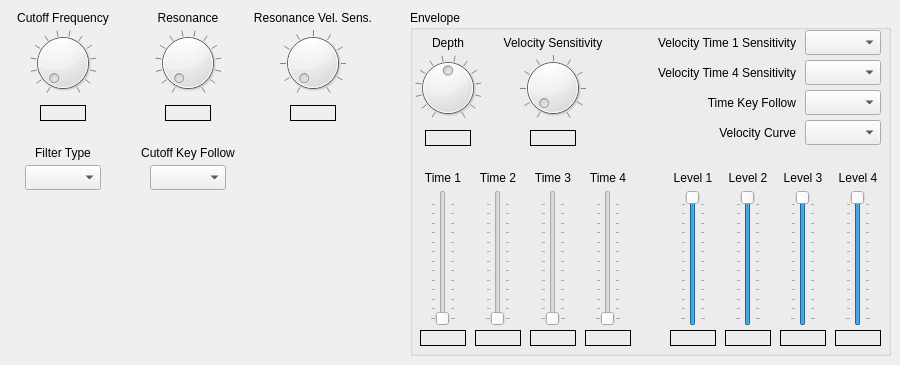
    <widget class="QWidget" name="tab_tvf">
     <attribute name="title">
      <string>TVF</string>
     </attribute>
     <widget class="QGroupBox" name="groupBox_filterenvelope">
      <property name="geometry">
       <rect>
        <x>410</x>
        <y>10</y>
        <width>481</width>
        <height>346</height>
       </rect>
      </property>
      <property name="title">
       <string>Envelope</string>
      </property>
      <widget class="QSlider" name="verticalSlider_fenvtime1">
       <property name="geometry">
        <rect>
         <x>20</x>
         <y>180</y>
         <width>26</width>
         <height>136</height>
        </rect>
       </property>
       <property name="maximum">
        <number>127</number>
       </property>
       <property name="orientation">
        <enum>Qt::Vertical</enum>
       </property>
       <property name="tickPosition">
        <enum>QSlider::TicksBothSides</enum>
       </property>
      </widget>
      <widget class="QSlider" name="verticalSlider_fenvtime2">
       <property name="geometry">
        <rect>
         <x>75</x>
         <y>180</y>
         <width>26</width>
         <height>136</height>
        </rect>
       </property>
       <property name="maximum">
        <number>127</number>
       </property>
       <property name="orientation">
        <enum>Qt::Vertical</enum>
       </property>
       <property name="tickPosition">
        <enum>QSlider::TicksBothSides</enum>
       </property>
      </widget>
      <widget class="QSlider" name="verticalSlider_fenvtime3">
       <property name="geometry">
        <rect>
         <x>130</x>
         <y>180</y>
         <width>26</width>
         <height>136</height>
        </rect>
       </property>
       <property name="maximum">
        <number>127</number>
       </property>
       <property name="orientation">
        <enum>Qt::Vertical</enum>
       </property>
       <property name="tickPosition">
        <enum>QSlider::TicksBothSides</enum>
       </property>
      </widget>
      <widget class="QSlider" name="verticalSlider_fenvtime4">
       <property name="geometry">
        <rect>
         <x>185</x>
         <y>180</y>
         <width>26</width>
         <height>136</height>
        </rect>
       </property>
       <property name="maximum">
        <number>127</number>
       </property>
       <property name="orientation">
        <enum>Qt::Vertical</enum>
       </property>
       <property name="tickPosition">
        <enum>QSlider::TicksBothSides</enum>
       </property>
      </widget>
      <widget class="QSlider" name="verticalSlider_fenvlevel1">
       <property name="geometry">
        <rect>
         <x>270</x>
         <y>180</y>
         <width>26</width>
         <height>136</height>
        </rect>
       </property>
       <property name="maximum">
        <number>127</number>
       </property>
       <property name="value">
        <number>127</number>
       </property>
       <property name="orientation">
        <enum>Qt::Vertical</enum>
       </property>
       <property name="tickPosition">
        <enum>QSlider::TicksBothSides</enum>
       </property>
      </widget>
      <widget class="QSlider" name="verticalSlider_fenvlevel2">
       <property name="geometry">
        <rect>
         <x>325</x>
         <y>180</y>
         <width>26</width>
         <height>136</height>
        </rect>
       </property>
       <property name="maximum">
        <number>127</number>
       </property>
       <property name="value">
        <number>127</number>
       </property>
       <property name="orientation">
        <enum>Qt::Vertical</enum>
       </property>
       <property name="tickPosition">
        <enum>QSlider::TicksBothSides</enum>
       </property>
      </widget>
      <widget class="QSlider" name="verticalSlider_fenvlevel3">
       <property name="geometry">
        <rect>
         <x>380</x>
         <y>180</y>
         <width>26</width>
         <height>136</height>
        </rect>
       </property>
       <property name="maximum">
        <number>127</number>
       </property>
       <property name="value">
        <number>127</number>
       </property>
       <property name="orientation">
        <enum>Qt::Vertical</enum>
       </property>
       <property name="tickPosition">
        <enum>QSlider::TicksBothSides</enum>
       </property>
      </widget>
      <widget class="QSlider" name="verticalSlider_fenvlevel4">
       <property name="geometry">
        <rect>
         <x>435</x>
         <y>180</y>
         <width>26</width>
         <height>136</height>
        </rect>
       </property>
       <property name="maximum">
        <number>127</number>
       </property>
       <property name="value">
        <number>127</number>
       </property>
       <property name="orientation">
        <enum>Qt::Vertical</enum>
       </property>
       <property name="tickPosition">
        <enum>QSlider::TicksBothSides</enum>
       </property>
      </widget>
      <widget class="QLabel" name="label_fenvtime1value">
       <property name="geometry">
        <rect>
         <x>10</x>
         <y>320</y>
         <width>46</width>
         <height>16</height>
        </rect>
       </property>
       <property name="frameShape">
        <enum>QFrame::Box</enum>
       </property>
       <property name="frameShadow">
        <enum>QFrame::Plain</enum>
       </property>
       <property name="lineWidth">
        <number>1</number>
       </property>
       <property name="midLineWidth">
        <number>0</number>
       </property>
       <property name="text">
        <string/>
       </property>
       <property name="alignment">
        <set>Qt::AlignCenter</set>
       </property>
      </widget>
      <widget class="QLabel" name="label_fenvtime2value">
       <property name="geometry">
        <rect>
         <x>65</x>
         <y>320</y>
         <width>46</width>
         <height>16</height>
        </rect>
       </property>
       <property name="frameShape">
        <enum>QFrame::Box</enum>
       </property>
       <property name="frameShadow">
        <enum>QFrame::Plain</enum>
       </property>
       <property name="lineWidth">
        <number>1</number>
       </property>
       <property name="midLineWidth">
        <number>0</number>
       </property>
       <property name="text">
        <string/>
       </property>
       <property name="alignment">
        <set>Qt::AlignCenter</set>
       </property>
      </widget>
      <widget class="QLabel" name="label_fenvtime3value">
       <property name="geometry">
        <rect>
         <x>120</x>
         <y>320</y>
         <width>46</width>
         <height>16</height>
        </rect>
       </property>
       <property name="frameShape">
        <enum>QFrame::Box</enum>
       </property>
       <property name="frameShadow">
        <enum>QFrame::Plain</enum>
       </property>
       <property name="lineWidth">
        <number>1</number>
       </property>
       <property name="midLineWidth">
        <number>0</number>
       </property>
       <property name="text">
        <string/>
       </property>
       <property name="alignment">
        <set>Qt::AlignCenter</set>
       </property>
      </widget>
      <widget class="QLabel" name="label_fenvtime4value">
       <property name="geometry">
        <rect>
         <x>175</x>
         <y>320</y>
         <width>46</width>
         <height>16</height>
        </rect>
       </property>
       <property name="frameShape">
        <enum>QFrame::Box</enum>
       </property>
       <property name="frameShadow">
        <enum>QFrame::Plain</enum>
       </property>
       <property name="lineWidth">
        <number>1</number>
       </property>
       <property name="midLineWidth">
        <number>0</number>
       </property>
       <property name="text">
        <string/>
       </property>
       <property name="alignment">
        <set>Qt::AlignCenter</set>
       </property>
      </widget>
      <widget class="QLabel" name="label_fenvlevel1value">
       <property name="geometry">
        <rect>
         <x>260</x>
         <y>320</y>
         <width>46</width>
         <height>16</height>
        </rect>
       </property>
       <property name="frameShape">
        <enum>QFrame::Box</enum>
       </property>
       <property name="frameShadow">
        <enum>QFrame::Plain</enum>
       </property>
       <property name="lineWidth">
        <number>1</number>
       </property>
       <property name="midLineWidth">
        <number>0</number>
       </property>
       <property name="text">
        <string/>
       </property>
       <property name="alignment">
        <set>Qt::AlignCenter</set>
       </property>
      </widget>
      <widget class="QLabel" name="label_fenvlevel2value">
       <property name="geometry">
        <rect>
         <x>315</x>
         <y>320</y>
         <width>46</width>
         <height>16</height>
        </rect>
       </property>
       <property name="frameShape">
        <enum>QFrame::Box</enum>
       </property>
       <property name="frameShadow">
        <enum>QFrame::Plain</enum>
       </property>
       <property name="lineWidth">
        <number>1</number>
       </property>
       <property name="midLineWidth">
        <number>0</number>
       </property>
       <property name="text">
        <string/>
       </property>
       <property name="alignment">
        <set>Qt::AlignCenter</set>
       </property>
      </widget>
      <widget class="QLabel" name="label_fenvlevel3value">
       <property name="geometry">
        <rect>
         <x>370</x>
         <y>320</y>
         <width>46</width>
         <height>16</height>
        </rect>
       </property>
       <property name="frameShape">
        <enum>QFrame::Box</enum>
       </property>
       <property name="frameShadow">
        <enum>QFrame::Plain</enum>
       </property>
       <property name="lineWidth">
        <number>1</number>
       </property>
       <property name="midLineWidth">
        <number>0</number>
       </property>
       <property name="text">
        <string/>
       </property>
       <property name="alignment">
        <set>Qt::AlignCenter</set>
       </property>
      </widget>
      <widget class="QLabel" name="label_fenvlevel4value">
       <property name="geometry">
        <rect>
         <x>425</x>
         <y>320</y>
         <width>46</width>
         <height>16</height>
        </rect>
       </property>
       <property name="frameShape">
        <enum>QFrame::Box</enum>
       </property>
       <property name="frameShadow">
        <enum>QFrame::Plain</enum>
       </property>
       <property name="lineWidth">
        <number>1</number>
       </property>
       <property name="midLineWidth">
        <number>0</number>
       </property>
       <property name="text">
        <string/>
       </property>
       <property name="alignment">
        <set>Qt::AlignCenter</set>
       </property>
      </widget>
      <widget class="QLabel" name="label_fenvveltime1sens">
       <property name="geometry">
        <rect>
         <x>220</x>
         <y>25</y>
         <width>166</width>
         <height>16</height>
        </rect>
       </property>
       <property name="text">
        <string>Velocity Time 1 Sensitivity</string>
       </property>
       <property name="alignment">
        <set>Qt::AlignRight|Qt::AlignTrailing|Qt::AlignVCenter</set>
       </property>
      </widget>
      <widget class="QLabel" name="label_fenvveltime4sens">
       <property name="geometry">
        <rect>
         <x>220</x>
         <y>55</y>
         <width>166</width>
         <height>16</height>
        </rect>
       </property>
       <property name="text">
        <string>Velocity Time 4 Sensitivity</string>
       </property>
       <property name="alignment">
        <set>Qt::AlignRight|Qt::AlignTrailing|Qt::AlignVCenter</set>
       </property>
      </widget>
      <widget class="QLabel" name="label_fenvtimekeyfollow">
       <property name="geometry">
        <rect>
         <x>265</x>
         <y>85</y>
         <width>121</width>
         <height>16</height>
        </rect>
       </property>
       <property name="text">
        <string>Time Key Follow</string>
       </property>
       <property name="alignment">
        <set>Qt::AlignRight|Qt::AlignTrailing|Qt::AlignVCenter</set>
       </property>
      </widget>
      <widget class="QComboBox" name="comboBox_fenvveltime1sens">
       <property name="geometry">
        <rect>
         <x>395</x>
         <y>20</y>
         <width>76</width>
         <height>25</height>
        </rect>
       </property>
      </widget>
      <widget class="QComboBox" name="comboBox_fenvveltime4sens">
       <property name="geometry">
        <rect>
         <x>395</x>
         <y>50</y>
         <width>76</width>
         <height>25</height>
        </rect>
       </property>
      </widget>
      <widget class="QComboBox" name="comboBox_fenvtimekeyfollow">
       <property name="geometry">
        <rect>
         <x>395</x>
         <y>80</y>
         <width>76</width>
         <height>25</height>
        </rect>
       </property>
      </widget>
      <widget class="QLabel" name="label_fenvvelsensvalue">
       <property name="geometry">
        <rect>
         <x>120</x>
         <y>120</y>
         <width>46</width>
         <height>16</height>
        </rect>
       </property>
       <property name="frameShape">
        <enum>QFrame::Box</enum>
       </property>
       <property name="text">
        <string/>
       </property>
       <property name="alignment">
        <set>Qt::AlignCenter</set>
       </property>
      </widget>
      <widget class="QDial" name="dial_fenvvelsens">
       <property name="geometry">
        <rect>
         <x>110</x>
         <y>45</y>
         <width>66</width>
         <height>66</height>
        </rect>
       </property>
       <property name="notchTarget">
        <double>10.000000000000000</double>
       </property>
       <property name="notchesVisible">
        <bool>true</bool>
       </property>
      </widget>
      <widget class="QLabel" name="label_fenvvelsens">
       <property name="geometry">
        <rect>
         <x>80</x>
         <y>25</y>
         <width>126</width>
         <height>16</height>
        </rect>
       </property>
       <property name="text">
        <string>Velocity Sensitivity</string>
       </property>
       <property name="alignment">
        <set>Qt::AlignCenter</set>
       </property>
      </widget>
      <widget class="QLabel" name="label_fenvdepth">
       <property name="geometry">
        <rect>
         <x>15</x>
         <y>25</y>
         <width>46</width>
         <height>16</height>
        </rect>
       </property>
       <property name="text">
        <string>Depth</string>
       </property>
       <property name="alignment">
        <set>Qt::AlignCenter</set>
       </property>
      </widget>
      <widget class="QDial" name="dial_fenvdepth">
       <property name="geometry">
        <rect>
         <x>5</x>
         <y>45</y>
         <width>66</width>
         <height>66</height>
        </rect>
       </property>
       <property name="minimum">
        <number>-63</number>
       </property>
       <property name="maximum">
        <number>63</number>
       </property>
       <property name="notchTarget">
        <double>10.000000000000000</double>
       </property>
       <property name="notchesVisible">
        <bool>true</bool>
       </property>
      </widget>
      <widget class="QLabel" name="label_fenvdepthvalue">
       <property name="geometry">
        <rect>
         <x>15</x>
         <y>120</y>
         <width>46</width>
         <height>16</height>
        </rect>
       </property>
       <property name="frameShape">
        <enum>QFrame::Box</enum>
       </property>
       <property name="text">
        <string/>
       </property>
       <property name="alignment">
        <set>Qt::AlignCenter</set>
       </property>
      </widget>
      <widget class="QLabel" name="label_fenvvelcurve">
       <property name="geometry">
        <rect>
         <x>295</x>
         <y>115</y>
         <width>91</width>
         <height>16</height>
        </rect>
       </property>
       <property name="text">
        <string>Velocity Curve</string>
       </property>
       <property name="alignment">
        <set>Qt::AlignRight|Qt::AlignTrailing|Qt::AlignVCenter</set>
       </property>
      </widget>
      <widget class="QComboBox" name="comboBox_fenvvelcurve">
       <property name="geometry">
        <rect>
         <x>395</x>
         <y>110</y>
         <width>76</width>
         <height>25</height>
        </rect>
       </property>
      </widget>
      <widget class="QLabel" name="label_fenvtime1">
       <property name="geometry">
        <rect>
         <x>10</x>
         <y>160</y>
         <width>46</width>
         <height>16</height>
        </rect>
       </property>
       <property name="text">
        <string>Time 1</string>
       </property>
       <property name="alignment">
        <set>Qt::AlignCenter</set>
       </property>
      </widget>
      <widget class="QLabel" name="label_fenvtime4">
       <property name="geometry">
        <rect>
         <x>175</x>
         <y>160</y>
         <width>46</width>
         <height>16</height>
        </rect>
       </property>
       <property name="text">
        <string>Time 4</string>
       </property>
       <property name="alignment">
        <set>Qt::AlignCenter</set>
       </property>
      </widget>
      <widget class="QLabel" name="label_fenvtime2">
       <property name="geometry">
        <rect>
         <x>65</x>
         <y>160</y>
         <width>46</width>
         <height>16</height>
        </rect>
       </property>
       <property name="text">
        <string>Time 2</string>
       </property>
       <property name="alignment">
        <set>Qt::AlignCenter</set>
       </property>
      </widget>
      <widget class="QLabel" name="label_fenvtime3">
       <property name="geometry">
        <rect>
         <x>120</x>
         <y>160</y>
         <width>46</width>
         <height>16</height>
        </rect>
       </property>
       <property name="text">
        <string>Time 3</string>
       </property>
       <property name="alignment">
        <set>Qt::AlignCenter</set>
       </property>
      </widget>
      <widget class="QLabel" name="label_fenvlevel2">
       <property name="geometry">
        <rect>
         <x>315</x>
         <y>160</y>
         <width>46</width>
         <height>16</height>
        </rect>
       </property>
       <property name="text">
        <string>Level 2</string>
       </property>
       <property name="alignment">
        <set>Qt::AlignCenter</set>
       </property>
      </widget>
      <widget class="QLabel" name="label_fenvlevel1">
       <property name="geometry">
        <rect>
         <x>260</x>
         <y>160</y>
         <width>46</width>
         <height>16</height>
        </rect>
       </property>
       <property name="text">
        <string>Level 1</string>
       </property>
       <property name="alignment">
        <set>Qt::AlignCenter</set>
       </property>
      </widget>
      <widget class="QLabel" name="label_fenvlevel3">
       <property name="geometry">
        <rect>
         <x>370</x>
         <y>160</y>
         <width>46</width>
         <height>16</height>
        </rect>
       </property>
       <property name="text">
        <string>Level 3</string>
       </property>
       <property name="alignment">
        <set>Qt::AlignCenter</set>
       </property>
      </widget>
      <widget class="QLabel" name="label_fenvlevel4">
       <property name="geometry">
        <rect>
         <x>425</x>
         <y>160</y>
         <width>46</width>
         <height>16</height>
        </rect>
       </property>
       <property name="text">
        <string>Level 4</string>
       </property>
       <property name="alignment">
        <set>Qt::AlignCenter</set>
       </property>
      </widget>
     </widget>
     <widget class="QDial" name="dial_filtercutofffreq">
      <property name="geometry">
       <rect>
        <x>30</x>
        <y>30</y>
        <width>66</width>
        <height>66</height>
       </rect>
      </property>
      <property name="maximum">
       <number>127</number>
      </property>
      <property name="notchTarget">
       <double>10.000000000000000</double>
      </property>
      <property name="notchesVisible">
       <bool>true</bool>
      </property>
     </widget>
     <widget class="QLabel" name="label_filtercutofffreq">
      <property name="geometry">
       <rect>
        <x>5</x>
        <y>10</y>
        <width>116</width>
        <height>16</height>
       </rect>
      </property>
      <property name="text">
       <string>Cutoff Frequency</string>
      </property>
      <property name="alignment">
       <set>Qt::AlignCenter</set>
      </property>
     </widget>
     <widget class="QLabel" name="label_filtercutofffreqvalue">
      <property name="geometry">
       <rect>
        <x>40</x>
        <y>105</y>
        <width>46</width>
        <height>16</height>
       </rect>
      </property>
      <property name="frameShape">
       <enum>QFrame::Box</enum>
      </property>
      <property name="text">
       <string/>
      </property>
      <property name="alignment">
       <set>Qt::AlignCenter</set>
      </property>
     </widget>
     <widget class="QDial" name="dial_filterresonance">
      <property name="geometry">
       <rect>
        <x>155</x>
        <y>30</y>
        <width>66</width>
        <height>66</height>
       </rect>
      </property>
      <property name="maximum">
       <number>127</number>
      </property>
      <property name="notchTarget">
       <double>10.000000000000000</double>
      </property>
      <property name="notchesVisible">
       <bool>true</bool>
      </property>
     </widget>
     <widget class="QLabel" name="label_filterresonance">
      <property name="geometry">
       <rect>
        <x>150</x>
        <y>10</y>
        <width>76</width>
        <height>16</height>
       </rect>
      </property>
      <property name="text">
       <string>Resonance</string>
      </property>
      <property name="alignment">
       <set>Qt::AlignCenter</set>
      </property>
     </widget>
     <widget class="QLabel" name="label_filterresonancevalue">
      <property name="geometry">
       <rect>
        <x>165</x>
        <y>105</y>
        <width>46</width>
        <height>16</height>
       </rect>
      </property>
      <property name="frameShape">
       <enum>QFrame::Box</enum>
      </property>
      <property name="text">
       <string/>
      </property>
      <property name="alignment">
       <set>Qt::AlignCenter</set>
      </property>
     </widget>
     <widget class="QDial" name="dial_filterresonancevelsens">
      <property name="geometry">
       <rect>
        <x>280</x>
        <y>30</y>
        <width>66</width>
        <height>66</height>
       </rect>
      </property>
      <property name="notchTarget">
       <double>10.000000000000000</double>
      </property>
      <property name="notchesVisible">
       <bool>true</bool>
      </property>
     </widget>
     <widget class="QLabel" name="label_filterresonancevelsens">
      <property name="geometry">
       <rect>
        <x>245</x>
        <y>10</y>
        <width>136</width>
        <height>16</height>
       </rect>
      </property>
      <property name="text">
       <string>Resonance Vel. Sens.</string>
      </property>
      <property name="alignment">
       <set>Qt::AlignCenter</set>
      </property>
     </widget>
     <widget class="QLabel" name="label_filterresonancevelsensvalue">
      <property name="geometry">
       <rect>
        <x>290</x>
        <y>105</y>
        <width>46</width>
        <height>16</height>
       </rect>
      </property>
      <property name="frameShape">
       <enum>QFrame::Box</enum>
      </property>
      <property name="text">
       <string/>
      </property>
      <property name="alignment">
       <set>Qt::AlignCenter</set>
      </property>
     </widget>
     <widget class="QLabel" name="label_filtertype">
      <property name="geometry">
       <rect>
        <x>30</x>
        <y>145</y>
        <width>66</width>
        <height>16</height>
       </rect>
      </property>
      <property name="text">
       <string>Filter Type</string>
      </property>
      <property name="alignment">
       <set>Qt::AlignCenter</set>
      </property>
     </widget>
     <widget class="QComboBox" name="comboBox_filtertype">
      <property name="geometry">
       <rect>
        <x>25</x>
        <y>165</y>
        <width>76</width>
        <height>25</height>
       </rect>
      </property>
     </widget>
     <widget class="QLabel" name="label_filtercutoffkeyfollow">
      <property name="geometry">
       <rect>
        <x>130</x>
        <y>145</y>
        <width>116</width>
        <height>16</height>
       </rect>
      </property>
      <property name="text">
       <string>Cutoff Key Follow</string>
      </property>
      <property name="alignment">
       <set>Qt::AlignCenter</set>
      </property>
     </widget>
     <widget class="QComboBox" name="comboBox_filtercutoffkeyfollow">
      <property name="geometry">
       <rect>
        <x>150</x>
        <y>165</y>
        <width>76</width>
        <height>25</height>
       </rect>
      </property>
     </widget>
    </widget>
